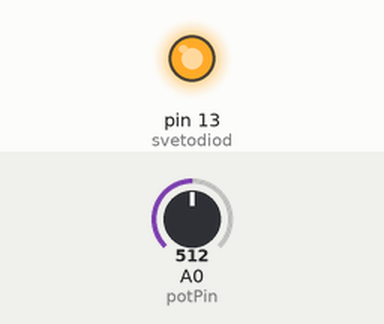
A sketch run on a simulated Arduino Uno, built with avr-gcc and run on an emulated ATmega328P. On the bench: output pins drawn as LEDs (lit = HIGH). The inputs (shaded band) are chosen by the test bench; at power-on: A0 (potPin) = 512.

Above: at 1.3 s.
1.4 s: A0 (potPin) set to 0
At 1.9 s:
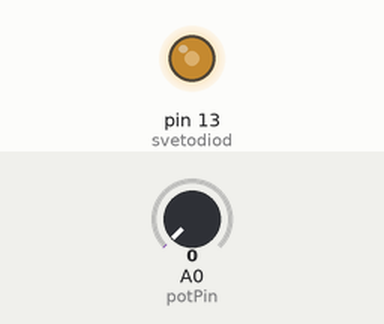
3.0 s: A0 (potPin) set to 122
At 3.3 s:
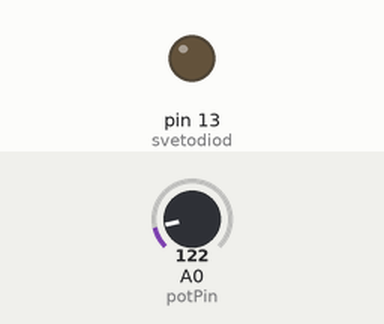
Timing chart, 0 to 12.1 s (numbered marks = the images above; inputs shaded):
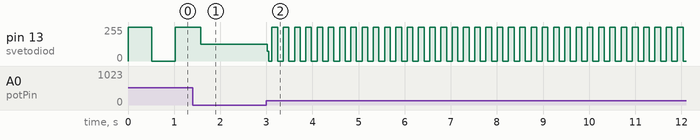

Measured:
- after the input at 3.0 s, pin 13 (svetodiod): 126/255 → 73/255 at once, then moves between 0/255 and 255/255, repeating every 0.49 s

The sketch:

LED_And_Pot.ino
```cpp
int potPin = 0;
int svetodiod = 13;

void setup ()
{
  pinMode (svetodiod, OUTPUT);
}
void loop ()
{
  digitalWrite (svetodiod, HIGH);
  delay (analogRead(potPin));
  digitalWrite (svetodiod, LOW);
  delay (analogRead(potPin));
}
```
